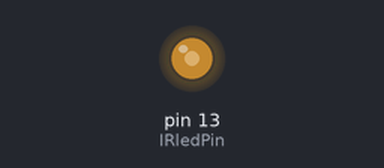
A sketch run on a simulated Arduino Uno, built with avr-gcc and run on an emulated ATmega328P. Shown: output pins drawn as LEDs (lit = HIGH). What the sketch prints to the serial monitor is not drawn.

Above: at 0.1 s.
Timing chart, 0 to 1.6 s (numbered marks = the images above):
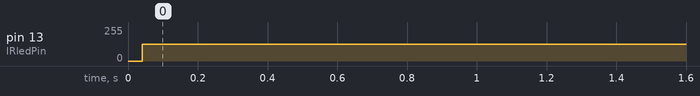

Measured:
- by itself, pin 13 (IRledPin): 0/255 → 126/255 at 0.04 s

The sketch:

test38k.ino
```cpp
// This sketch will send out a Nikon D50 trigger signal (probably works with most Nikons)
// See the full tutorial at http://www.ladyada.net/learn/sensors/ir.html
// this code is public domain, please enjoy!

int IRledPin =  13;    // LED connected to digital pin 13

// The setup() method runs once, when the sketch starts

void setup()   {
  // initialize the IR digital pin as an output:
  pinMode(IRledPin, OUTPUT);

  Serial.begin(9600);
}

void loop()
{
  Serial.println("Sending IR signal");

  pulseIR();
}

// This procedure sends a 38KHz pulse to the IRledPin
// for a certain # of microseconds. We'll use this whenever we need to send codes
void pulseIR() {
  // we'll count down from the number of microseconds we are told to wait

  cli();  // this turns off any background interrupts

  while (true) {
    // 38 kHz is about 13 microseconds high and 13 microseconds low
   digitalWrite(IRledPin, HIGH);  // this takes about 3 microseconds to happen
   delayMicroseconds(8);         // hang out for 10 microseconds
   digitalWrite(IRledPin, LOW);   // this also takes about 3 microseconds
   delayMicroseconds(8);         // hang out for 10 microseconds

  }

  sei();  // this turns them back on
}
```
